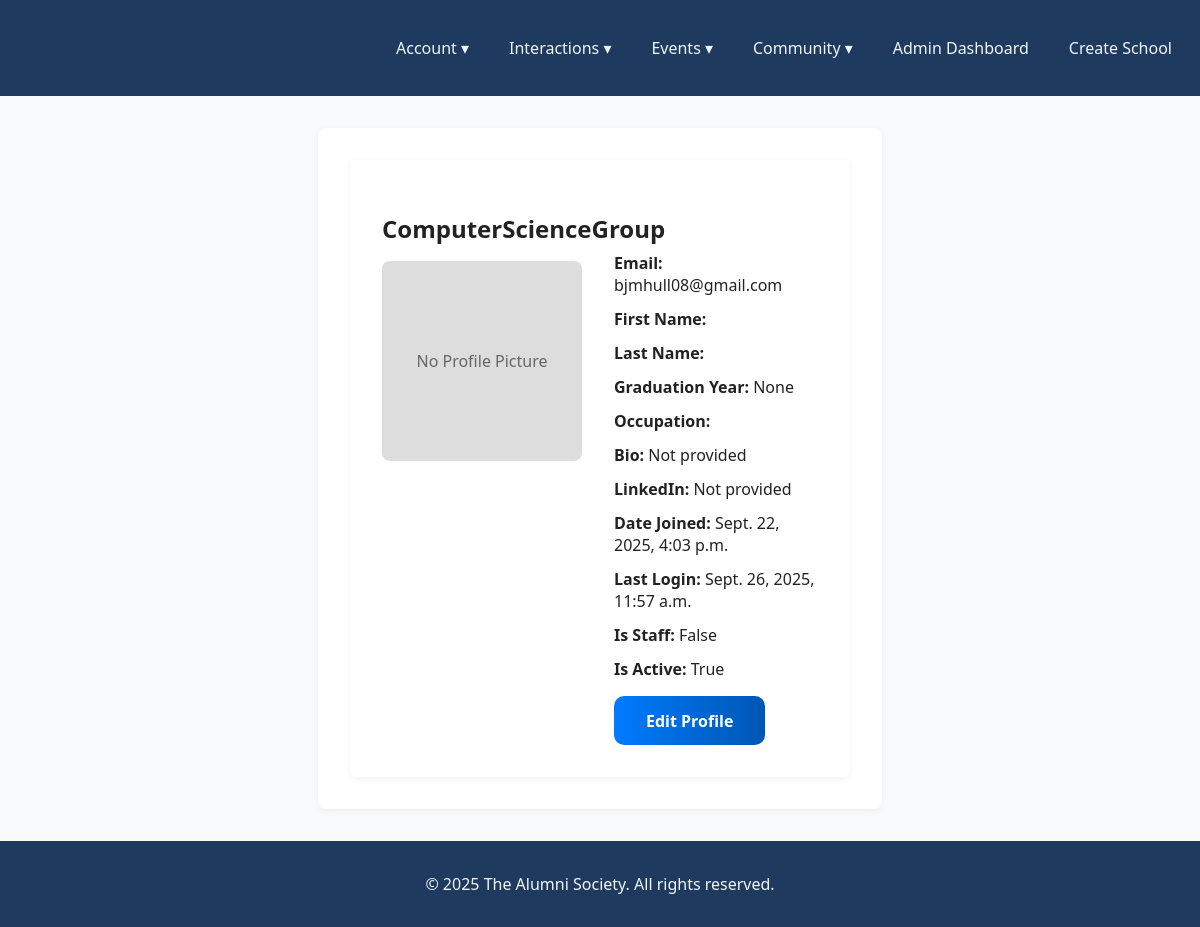
Before: /accounts/profile/ (signed in) with the older database file.
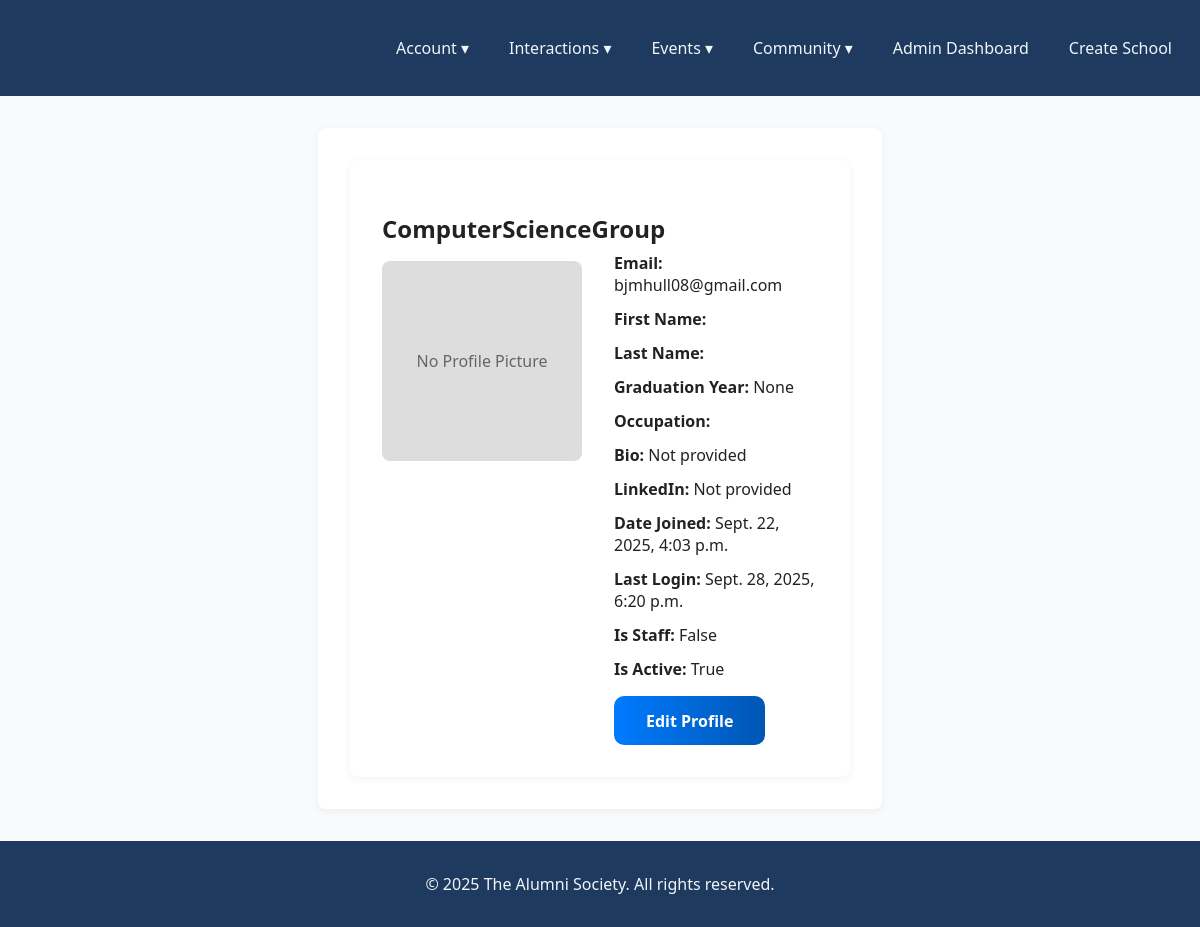
After: the same page with the newer database file.
### Accounts/models.py (models this page shows, shortened)
class User(AbstractUser):
    school = models.ForeignKey(School, on_delete=models.CASCADE, related_name="users", null=True, blank=True)
    graduation_year = models.PositiveIntegerField(null=True, blank=True)
    occupation = models.CharField(max_length=100, blank=True)
    bio = models.TextField(blank=True)
    linkedin_url = models.URLField(blank=True)
    profile_picture = models.ImageField(upload_to='profile_pics/', blank=True, null=True)
    is_staff_account = models.BooleanField(default=False)
    is_superuser_account = models.BooleanField(default=False)
    is_student_account = models.BooleanField(default=False)

### Accounts/views.py (the view)
    def wrapper(request, *args, **kwargs):
        if not request.user.is_authenticated:
            return redirect('Accounts:login')
        return view_func(request, *args, **kwargs)

### Accounts/views.py (called while the page is built)
def user_login_required(view_func):
    def wrapper(request, *args, **kwargs):
        if not request.user.is_authenticated:
            return redirect('Accounts:login')
        return view_func(request, *args, **kwargs)
    return wrapper

@user_login_required
def profile_view(request):
    if not request.user.is_authenticated:
        return redirect('Accounts:login')
    return render(request, 'accounts/profile.html', {'user': request.user})

### Accounts/templates/accounts/profile.html
{% extends "Main/base.html" %}
{% load static %}
{% block content %}
<div class="profile-container">
    <div class="profile-box">
        <div class="profile-left">
            <h2 class="profile-username">{{ user.username }}</h2>
            {% if user.profile_picture %}
            <img src="{{ user.profile_picture.url }}" alt="Profile picture" class="profile-img">
            {% else %}
            <div class="no-picture">No Profile Picture</div>
            {% endif %}
        </div>
        <div class="profile-right">
            <ul>
                <br><br>
                <li><strong>Email:</strong> {{ user.email }}</li>
                <li><strong>First Name:</strong> {{ user.first_name }}</li>
                <li><strong>Last Name:</strong> {{ user.last_name }}</li>
                <li><strong>Graduation Year:</strong> {{ user.graduation_year }}</li>
                <li><strong>Occupation:</strong> {{ user.occupation }}</li>
                <li><strong>Bio:</strong> {{ user.bio|default:"Not provided" }}</li>
                <li><strong>LinkedIn:</strong>
                    {% if user.linkedin_url %}
                    <a class="social" href="{{ user.linkedin_url }}" target="_blank">{{ user.linkedin_url }}</a>
                    {% else %}
                    <span class="text-muted">Not provided</span>
                    {% endif %}
                </li>
                <li><strong>Date Joined:</strong> {{ user.date_joined }}</li>
                <li><strong>Last Login:</strong> {{ user.last_login }}</li>
                <li><strong>Is Staff:</strong> {{ user.is_staff_account }}</li>
                <li><strong>Is Active:</strong> {{ user.is_active }}</li>
            </ul>
            <a href="{% url 'Accounts:edit_profile' %}" class="btn-primary">Edit Profile</a>
        </div>
    </div>
</div>
{% endblock %}

Changed rows visible on the page:
changed User "ComputerScienceGroup": last_login "Sept. 26, 2025, 11:57 a.m." → "Sept. 28, 2025, 6:20 p.m."
